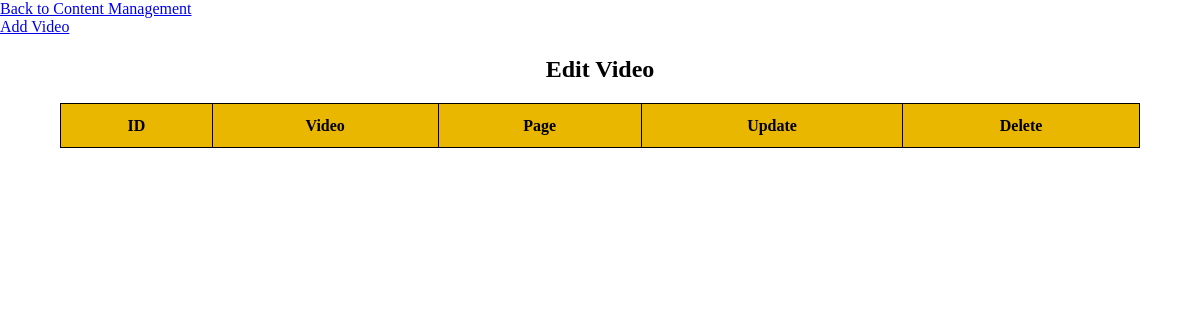
The page /admin/admin_content_video.php (signed in) on the database as committed earlier.
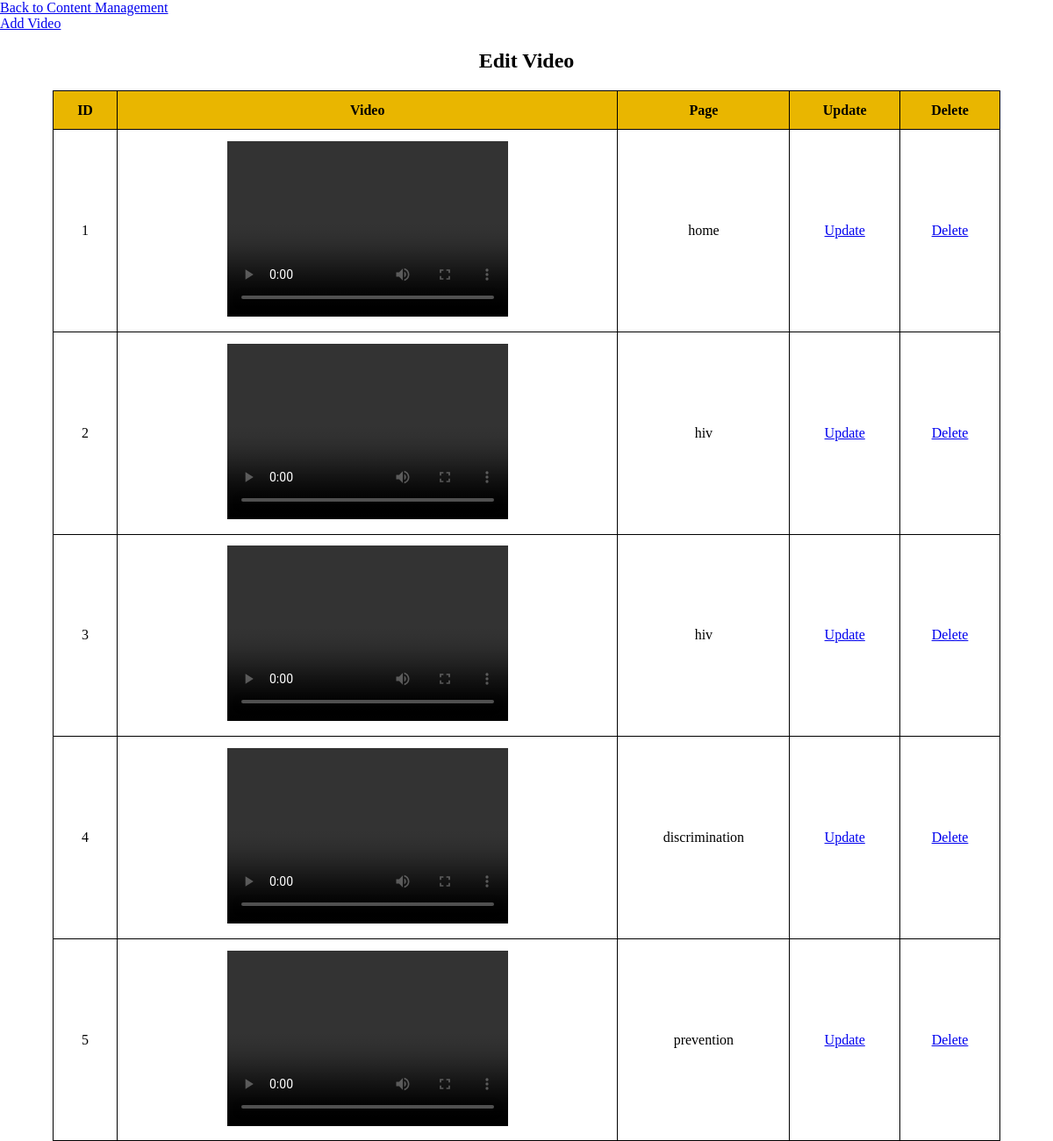
The same page on the database as committed later.
### tables this page shows
CREATE TABLE `tbl_video_category` (
  `id_video` int(11) NOT NULL,
  `video_id` int(11) NOT NULL,
  `category_id` int(11) NOT NULL
);

CREATE TABLE `tbl_video` (
  `video_id` int(11) NOT NULL,
  `video_source` varchar(250) NOT NULL
);

CREATE TABLE `tbl_category` (
  `category_id` int(11) NOT NULL,
  `category_name` varchar(50) NOT NULL
);

### admin/script/read.php (called while the page is built, shortened)
<?php
function getAllbyCategory($args){
    $pdo = Database::getInstance()->getConnection();
    $detailQuery = 'SELECT * FROM '.$args['tbl'].' AS t, '.$args['tbl2'].' AS t2, '.$args['tbl3']. ' AS t3 ';
    $detailQuery .= ' WHERE t.'.$args['col'].' = t3.'.$args['col'];
    $detailQuery .= ' AND t2.'.$args['col2'].' = t3.'.$args['col2'];
    $results = $pdo->query($detailQuery);
    if($results){
        return $results;
    }else{
        return ' There was some problems';
    }
}

### admin/admin_content_video.php (the view, shortened to what this page needs)
<?php
$args = array(
    'tbl'=>'tbl_video',
    'tbl2'=>'tbl_category',
    'tbl3'=>'tbl_video_category',
    'col'=>'video_id',
    'col2'=>'category_id',
);
$getVideo = getAllbyCategory($args);
?>
<!DOCTYPE html>
<html lang="en">
<head>
    <link rel="stylesheet" href="../css/main.css">
</head>
<body>
    <a href="admin_content.php"> Back to Content Management</a><br>
    <a href="admin_add_video.php">Add Video</a><br>
    <h2 style="text-align:center"> Edit Video</h2>
    <table>
    <form action="admin_content_detail.php" method="POST">
        <thead>
            <tr>
                <th>ID</th>
                <th>Video</th>
                <th>Page</th>
                <th>Update</th>
                <th>Delete</th>
            </tr>
        </thead>
        <tbody>
        <?php while($videos = $getVideo  ->fetch(PDO::FETCH_ASSOC)):?>
            <tr>
                <td><?php echo $videos['video_id'];?></td>
                <td><video src="../video/<?php echo $videos['video_source'];?> " controls width='320px' height='200px'></td>
                <td style="text-align:center"><?php echo $videos['category_name'];?></td>
                <td><a href="admin_editvideo.php?id=<?php echo $videos['video_id'];?>">Update</a></td>
                <td><a href="admin_content_video.php?id=<?php echo $videos['video_id'];?>">Delete</a></td>
            </tr>
        <?php endwhile;?>
        </tbody>
    </table>
</body>
</html>

### css/main.css (style rules this page uses)
body { width:100%;height:100%;margin:0 auto }
:root { --primary-color: #e9b600;--overlay-color: #e9b600;--menu-speed: 0.75s }
form { display:flex;flex-direction:column;width:60%;height:90%;margin:auto;position:absolute;top:0;bottom:0;left:0;right:0;overflow:auto }
table { border-collapse:collapse;width:90%;border:1px solid black;margin:0 auto }
th,td { padding:0.8em;text-align:left;border:1px solid black }
th { height:1em;text-align:left;background-color:#e9b600;color:black }
thead th { text-align:center }
td { vertical-align:center;text-align:center }

Rows that differ between the two databases and show on the page:
added tbl_video_category: video "1", category.category_name "home"
added tbl_video_category: video "2", category.category_name "hiv"
added tbl_video_category: video "3", category.category_name "hiv"
added tbl_video_category: video "4", category.category_name "discrimination"
added tbl_video_category: video "5", category.category_name "prevention"
